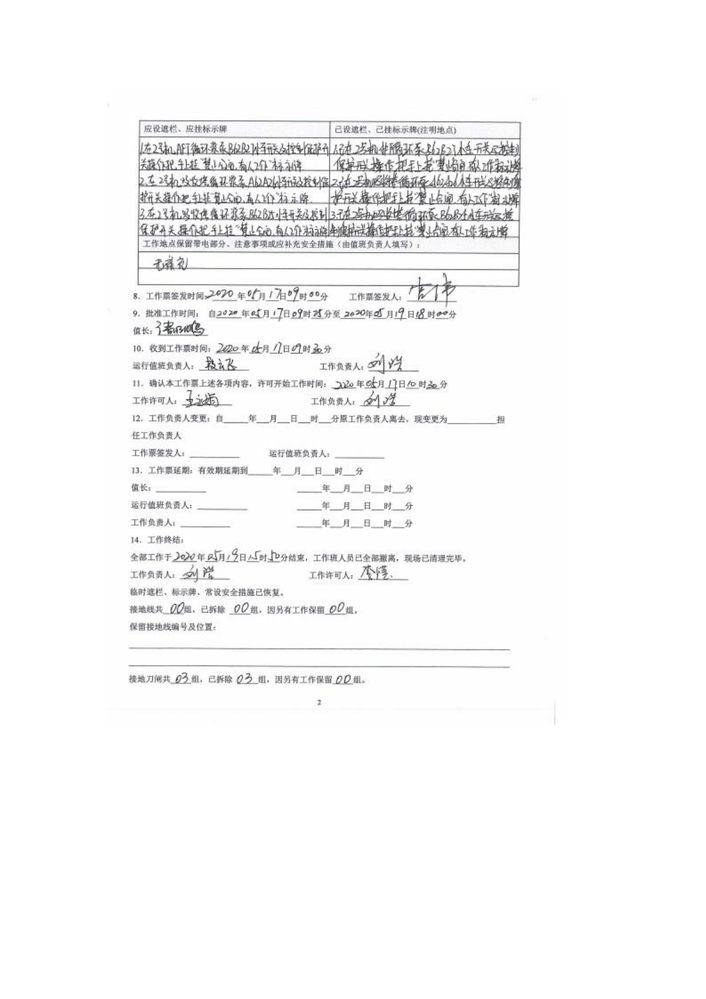
#> input picture data/工作票/2.png, 706 x 999 px, shrunk from 1191 x 1684 before the run
$ python imgcorr.py
#> lines starting #> are read from the running program, lines starting #| are printed output that depends on the picture; after the words box and inside, x2 and y2 are one past the last pixel; in counts of white or black regions, pixels touching at a corner belong together
import numpy as np
import cv2


## 图片旋转
def rotate_bound(image, angle):
    # 获取宽高
    (h, w) = image.shape[:2]
    (cX, cY) = (w // 2, h // 2)

    # 提取旋转矩阵 sin cos
    M = cv2.getRotationMatrix2D((cX, cY), -angle, 1.0)
    cos = np.abs(M[0, 0])
    sin = np.abs(M[0, 1])

    # 计算图像的新边界尺寸
    nW = int((h * sin) + (w * cos))
    #     nH = int((h * cos) + (w * sin))
    nH = h

    # 调整旋转矩阵
    M[0, 2] += (nW / 2) - cX
    M[1, 2] += (nH / 2) - cY

    return cv2.warpAffine(image, M, (nW, nH), flags=cv2.INTER_CUBIC, borderMode=cv2.BORDER_REPLICATE)


## 获取图片旋转角度
def get_minAreaRect(image):
    gray = cv2.cvtColor(image, cv2.COLOR_BGR2GRAY)
    gray = cv2.bitwise_not(gray)
    thresh = cv2.threshold(gray, 0, 255,
                           cv2.THRESH_BINARY | cv2.THRESH_OTSU)[1]
    coords = np.column_stack(np.where(thresh > 0))
    return cv2.minAreaRect(coords)


def correct_tilt_img(image_path):
#> called with image_path = './data/工作票/2.png'
    image = cv2.imread(image_path)
#> image is the input picture: shape (999, 706, 3); mean B, G, R 248.1, 248, 248
    angle = get_minAreaRect(image)[-1]
#> in get_minAreaRect, `gray = cv2.bitwise_not(gray)`:
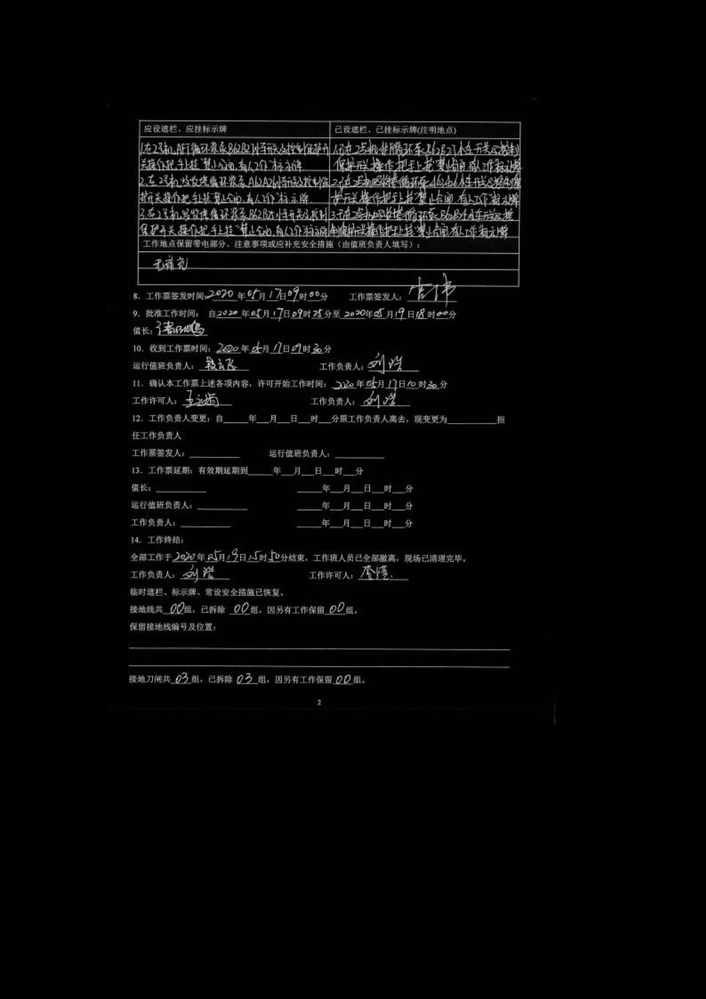
#> gray: shape (999, 706); min 0, max 221, mean 7
#> in get_minAreaRect, `thresh = cv2.threshold(gray, 0, 255, cv2.THRESH_BINARY | cv2.THRESH_OT..`:
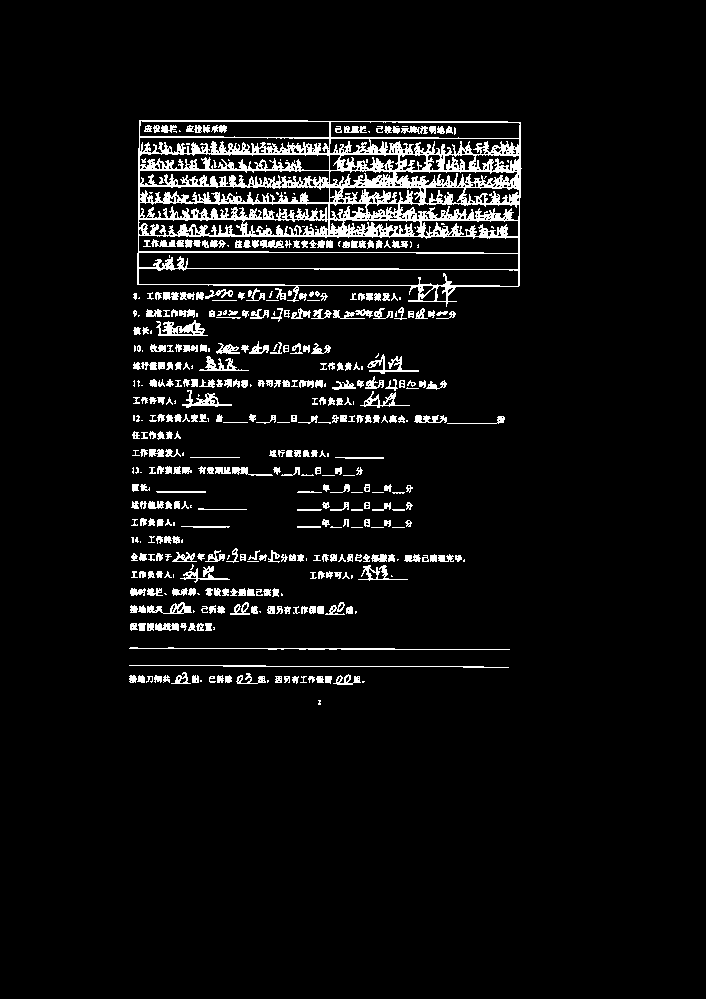
#> thresh: shape (999, 706); 5.9% white in thin lines or dots, all inside (x1, y1, x2, y2) = (129, 120, 522, 705)
#> in get_minAreaRect, `coords = np.column_stack(np.where(thresh > 0))`: coords = 41428 pairs, first value 120 to 704, second value 129 to 521
#> angle = -0.979
    rotated = rotate_bound(image, angle)
#> in rotate_bound, `M = cv2.getRotationMatrix2D((cX, cY), -angle, 1.0)`: M = [[1, 0.0171, -8.48], [-0.0171, 1, 6.11]]
#> in rotate_bound, `cos = np.abs(M[0, 0])`: cos = 1
#> in rotate_bound, `sin = np.abs(M[0, 1])`: sin = 0.0171
#> in rotate_bound, `nW = int((h * sin) + (w * cos))`: nW = 722
#> in rotate_bound, `return cv2.warpAffine(image, M, (nW, nH), flags=cv2.INTER_CUBIC, borde..`:
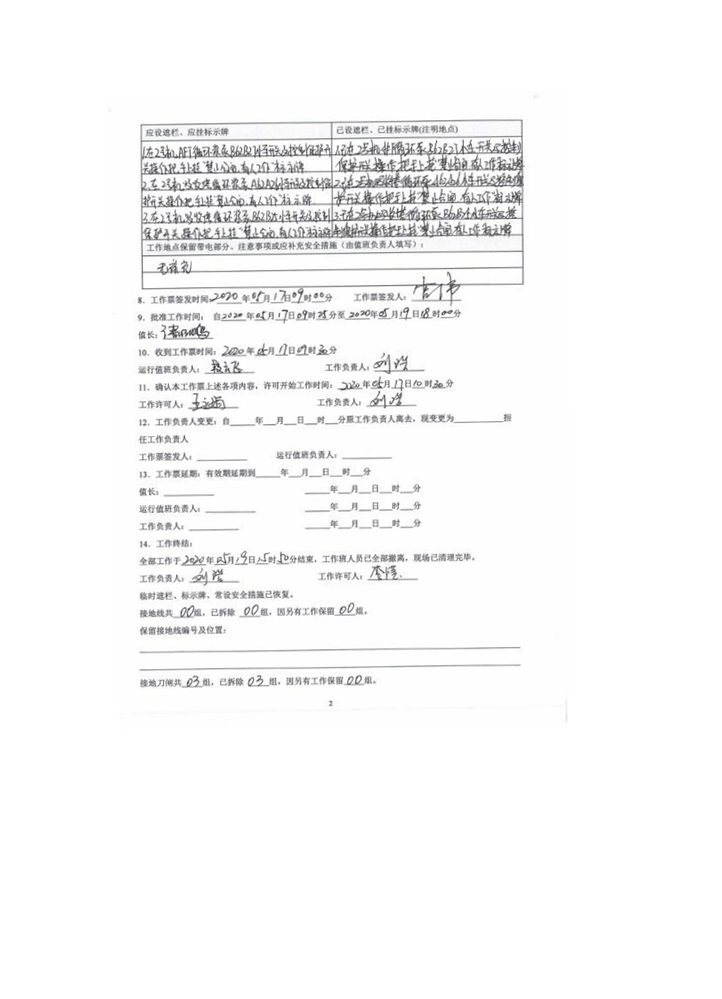
#> returned value: shape (999, 722, 3); mean of channels 0, 1, 2 248.2, 248.1, 248.1; drawn as B, G, R
    print("[INFO] img:{} angle: {:.3f}".format(image_path, angle))
#| [INFO] img:./data/工作票/2.png angle: -0.979
    cv2.imshow("input", image)
    cv2.imshow("output", rotated)
    cv2.waitKey(10)
    cv2.imwrite(image_path, rotated)


if __name__ == '__main__':
    image_path = "./data/工作票/2.png"
    correct_tilt_img(image_path)

$ run again, with data/工作票/3.png copied over data/工作票/2.png
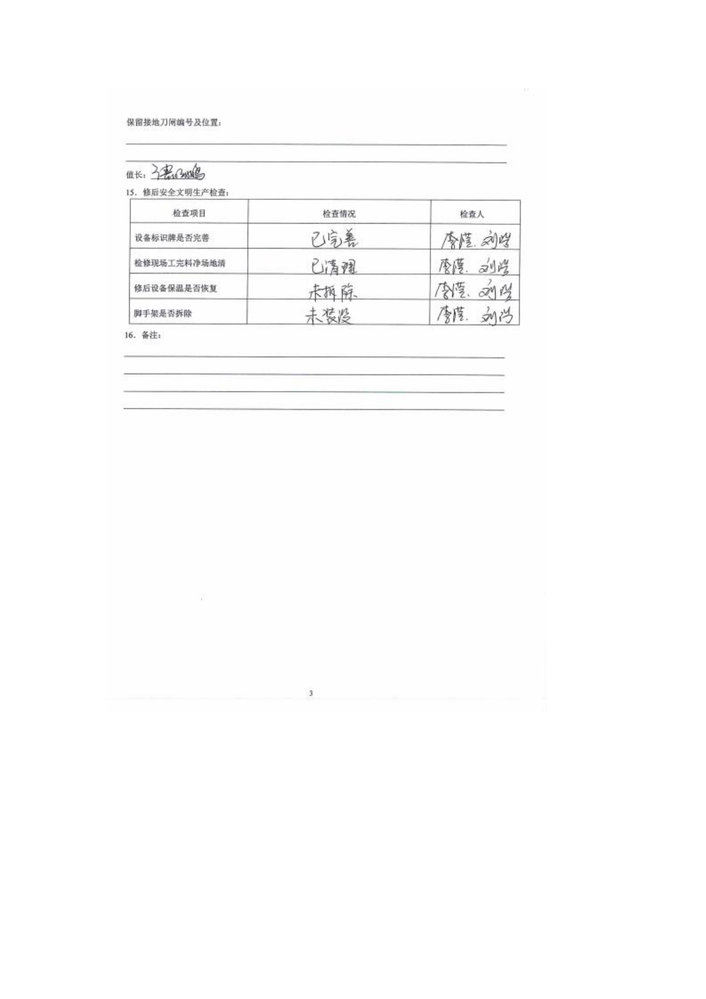
#> input picture data/工作票/3.png, 706 x 999 px, shrunk from 1191 x 1684 before the run
#> in correct_tilt_img, image is the input picture: shape (999, 706, 3); mean B, G, R 252.6, 252.6, 252.6
#> in get_minAreaRect, `thresh = cv2.threshold(gray, 0, 255, cv2.THRESH_BINARY | cv2.THRESH_OT..`:
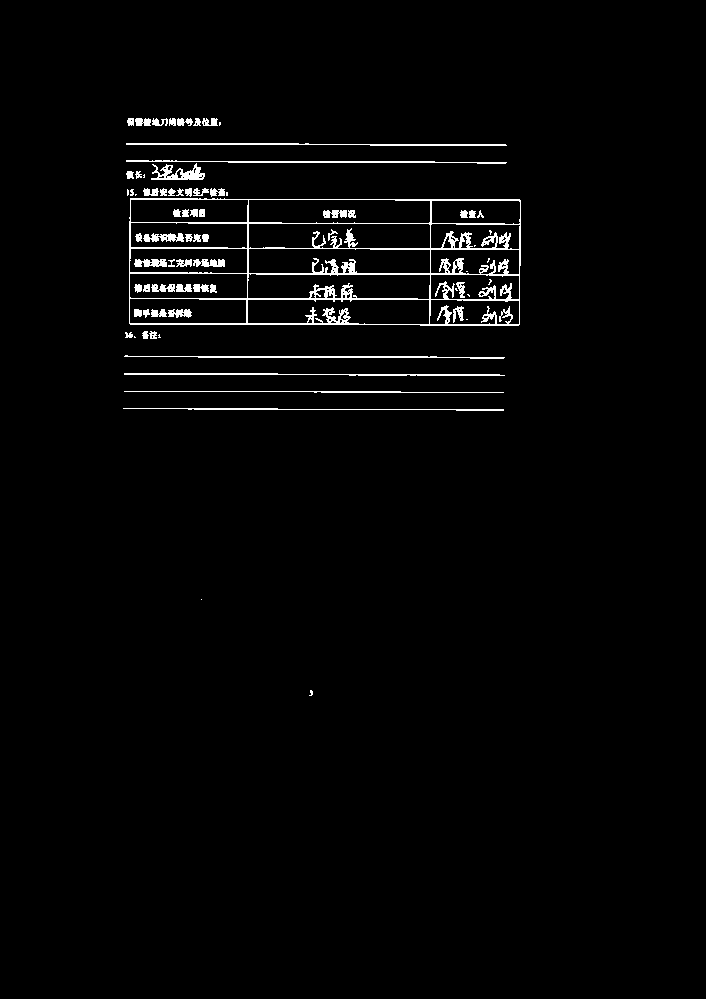
#> thresh: shape (999, 706); 2.2% white in thin lines or dots, all inside (x1, y1, x2, y2) = (123, 118, 521, 696)
#> coords = 15191 pairs, first value 118 to 695, second value 123 to 520
#> angle = -0.649
#> M = [[1, 0.0113, -5.63], [-0.0113, 1, 4.03]]
#> cos = 1
#> sin = 0.0113
#> nW = 717
#> in rotate_bound, `return cv2.warpAffine(image, M, (nW, nH), flags=cv2.INTER_CUBIC, borde..`:
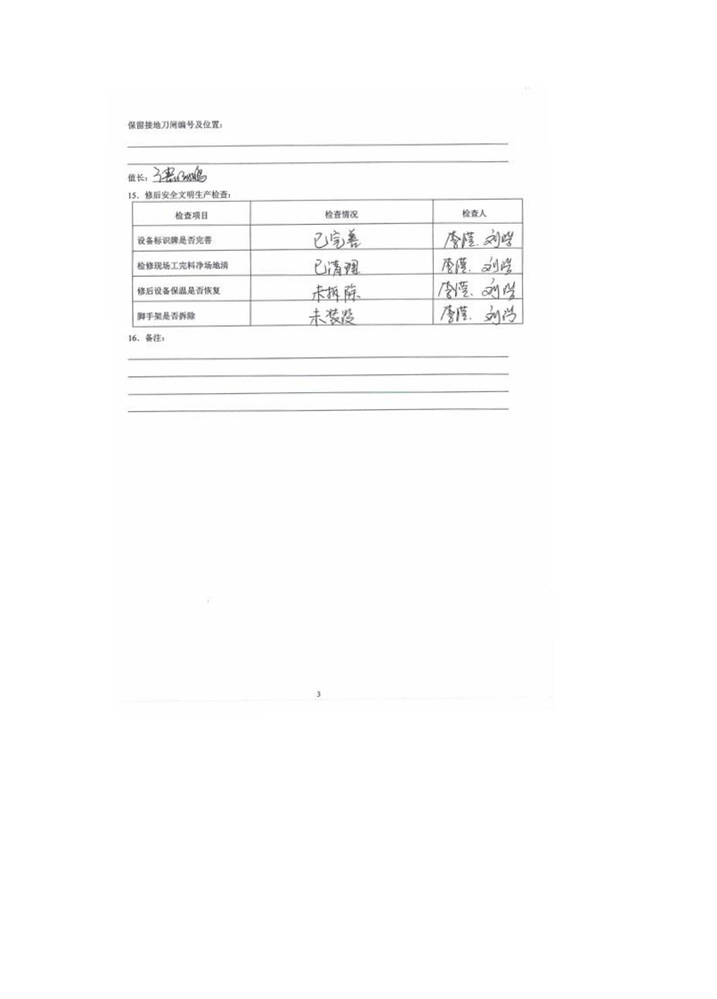
#> returned value: shape (999, 717, 3); mean of channels 0, 1, 2 252.6, 252.6, 252.6; drawn as B, G, R
#| [INFO] img:./data/工作票/2.png angle: -0.649
